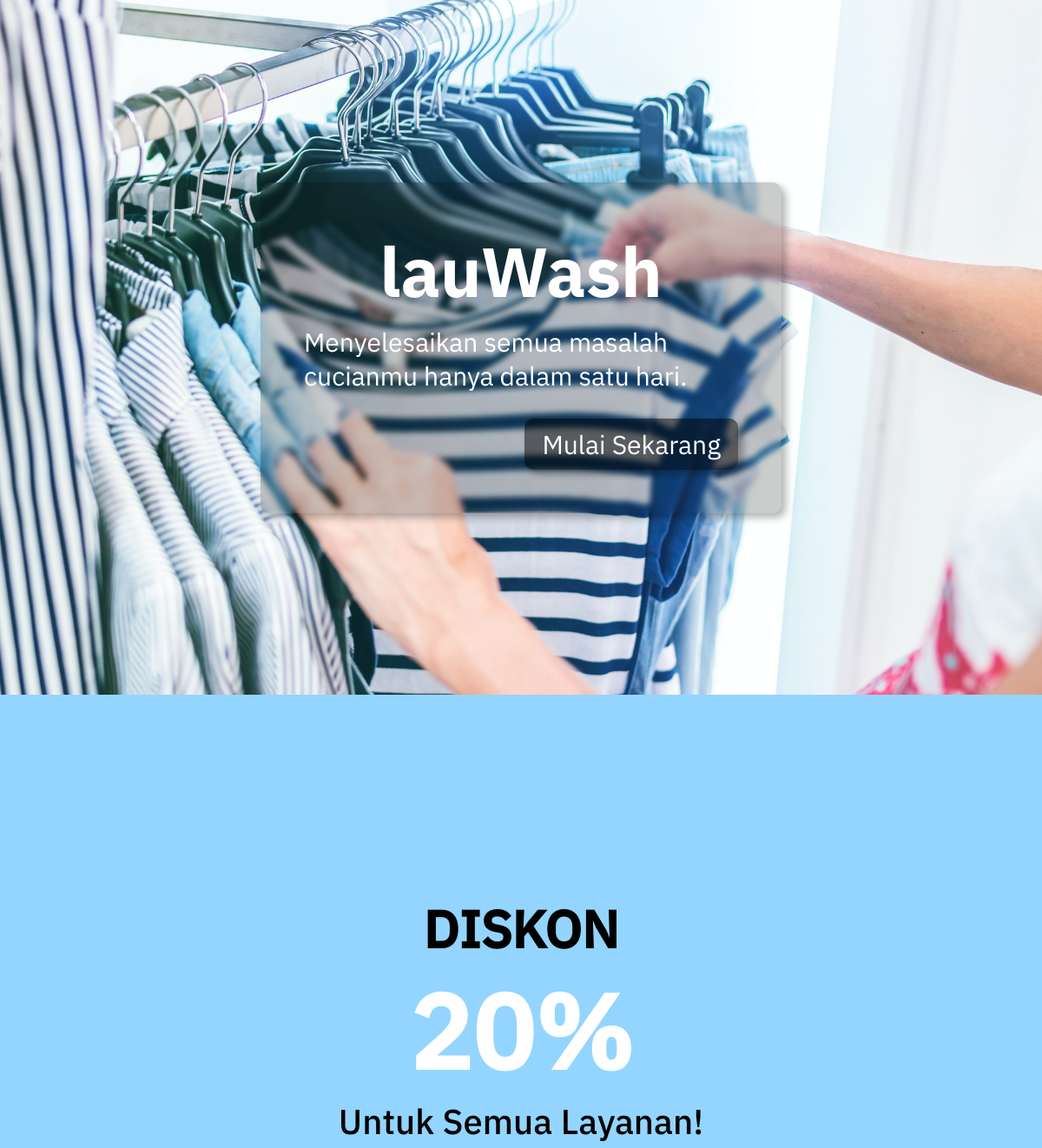
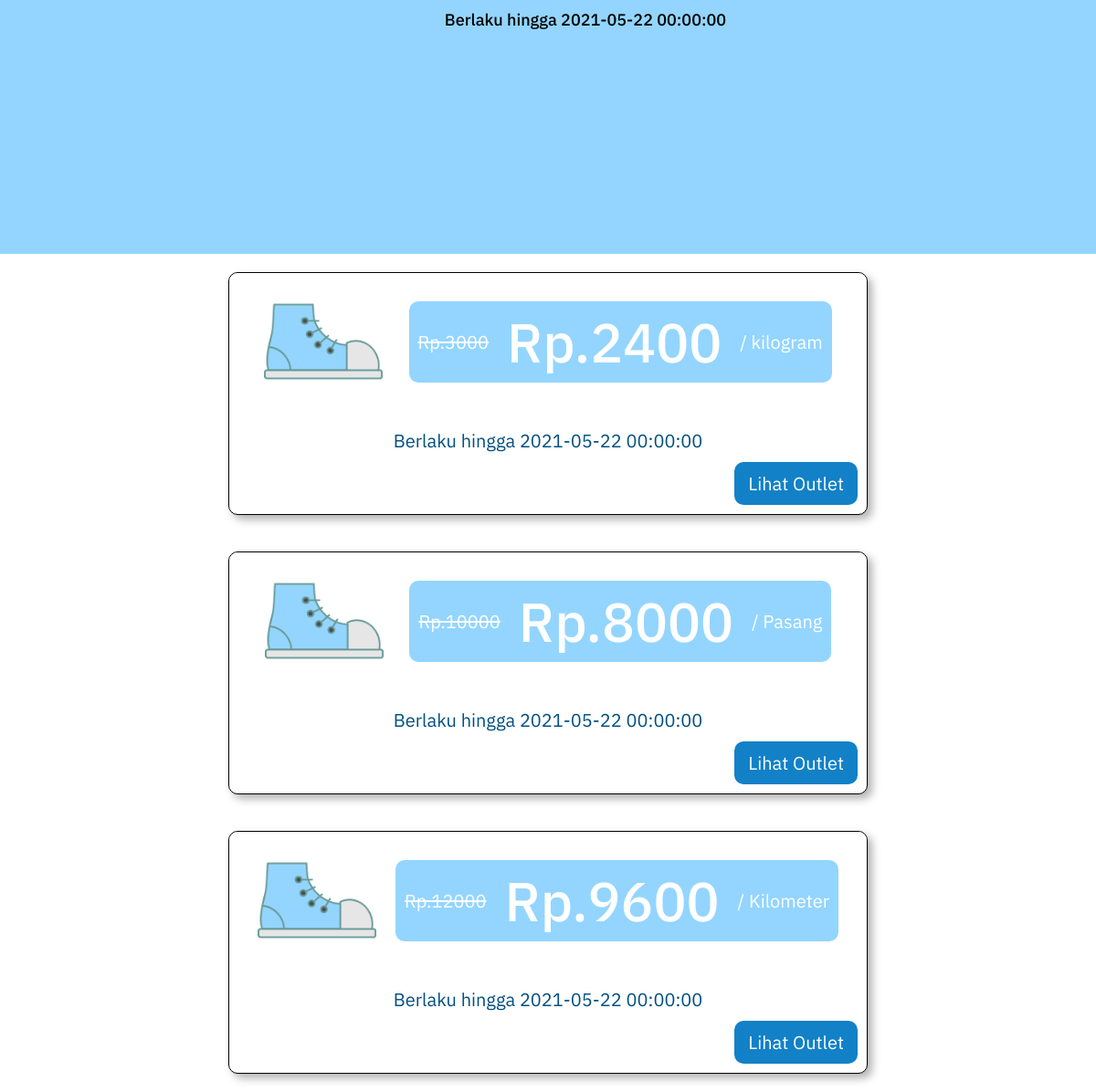
The page /public/index.php on the database its author committed (2 pictures, top to bottom).
### tables this page shows
CREATE TABLE `paket` (
  `id` char(25) NOT NULL,
  `id_outlet` char(25) NOT NULL,
  `id_diskon` char(25) DEFAULT NULL,
  `layanan` enum('kilogram','bed cover','jeans','selimut','sepatu','delivery','fast wash') NOT NULL,
  `nama` varchar(100) NOT NULL,
  `service` text NOT NULL,
  `harga` int(11) NOT NULL,
  `final_harga` int(11) DEFAULT NULL
);

CREATE TABLE `diskon` (
  `id` char(25) NOT NULL,
  `nama` varchar(100) NOT NULL,
  `diskon` int(3) NOT NULL,
  `semua_layanan` tinyint(1) NOT NULL,
  `berlangsung` tinyint(1) NOT NULL,
  `date_end` datetime NOT NULL
);

### app/core/Controller.php (called while the page is built, shortened)
<?php
class Controller {
    public function view($view, $data = []) {
        require_once "../app/views/" . $view . ".php";
    }
    public function model($model) {
        return new $model;
    }
}

### app/controllers/Home.php (called while the page is built, shortened)
<?php
class Home extends Controller {
    public function index() {
        $data['allservice'] = $this->model("Diskon_model")->getDiskonAllService();
        $data['paketdiskon'] = $this->model("Paket_model")->getOnlyPaketDiskon();
        $data['css'] = array("landing");
        $this->view("templates/header", $data);
        $this->view("home/index", $data);
        $this->view("templates/footer");
    }
}

### app/core/App.php (called while the page is built, shortened)
<?php
class App {
    private $controller = "Home";
    private $method = "index";
    private $params = [];
    public function __construct() {
        call_user_func_array([$this->controller, $this->method], $this->params);
    }
    private function setController($url) {
        $this->controller = new $this->controller;
        return $url;
    }
}

### public/index.php (called while the page is built, shortened)
<?php
$app = new App;

### app/core/Database.php (called while the page is built, shortened)
<?php
class Database {
    private $host = HOST;
    private $user = USER;
    private $password = PASSWORD;
    private $db_name = DB_NAME;
    private $db_handle;
    private $statement;
    public function __construct() {
        $dsn = "mysql:host=" . $this->host . ";dbname=" . $this->db_name;
        $options = [
            PDO::ATTR_PERSISTENT => true,
            PDO::ATTR_ERRMODE => PDO::ERRMODE_EXCEPTION
        ];
        try {
            $this->db_handle = new PDO($dsn, $this->user, $this->password, $options);
        } catch (PDOException $err) {
            die($err->getMessage());
        }
    }
    public function query($query) {
        $this->statement = $this->db_handle->prepare($query);
    }
    public function execute() {
        $this->statement->execute();
    }
    public function resultSet() {
        $this->execute();
        return $this->statement->fetchAll(PDO::FETCH_ASSOC);
    }
    public function result() {
        $this->execute();
        return $this->statement->fetch(PDO::FETCH_ASSOC);
    }
}

### app/models/Diskon_model.php (called while the page is built, shortened)
<?php
class Diskon_model {
    protected $table = "diskon";
    protected $db;
    public function __construct() {
        $this->db = new Database;
    }
    public function getDiskonAllService() {
        $query = "SELECT diskon, date_end FROM $this->table WHERE semua_layanan = true AND berlangsung = true";
        $this->db->query($query);
        return $this->db->result();
    }
}

### app/models/Paket_model.php (called while the page is built, shortened)
<?php
class Paket_model {
    protected $table = "paket";
    protected $db;
    public function __construct() {
        $this->db = new Database;
    }
    public function getOnlyPaketDiskon() {
        $query = "SELECT `$this->table`.id_diskon, `$this->table`.id_outlet, `$this->table`.layanan, `$this->table`.harga, `$this->table`.final_harga, diskon.date_end FROM $this->table INNER JOIN diskon ON diskon.id = `$this->table`.id_diskon";
        $this->db->query($query);
        return $this->db->resultSet();
    }
}

### app/views/home/index.php (the view, shortened to what this page needs)
<main id="landing">
    <img src="<?= BASEURL ?>/img/bg/landing3.jpg" alt="landing">
    <section id="landing-section">
        <div class="blur">
            <h1>lauWash</h1>
            <p>Menyelesaikan semua masalah cucianmu hanya dalam satu hari.</p>
            <a href="<?= BASEURL ?>/auth/register">Mulai Sekarang</a>
        </div>
    </section>
</main>
<?php if($data["allservice"] != NULL) : ?>
    <main id="full-discount">
        <h1 class="diskon">DISKON</h1>
        <h1 class="jumlah"><?= $data["allservice"]['diskon'] ?>%</h1>
        <p class="detail">Untuk Semua Layanan!</p>
        <p class="date">Berlaku hingga <?= $data["allservice"]['date_end'] ?></p>
    </main>
<?php endif ; ?>
<main id="card-diskon">
    <?php foreach ($data['paketdiskon'] as $diskon) : ?>
        <div class="card">
            <div class="card-body">
                <img src="<?= BASEURL ?>/img/sepatu.png" alt="Image of sepatu">
                <p>
                    <span class="actual-harga">Rp.<?= $diskon['harga'] ?> </span>
                    <span class="diskon-harga">Rp.<?= $diskon['final_harga'] ?></span> /
                    <?php
                        switch ($diskon['layanan']) {
                            case 'delivery':
                                echo "Kilometer";
                                break;
                            case 'sepatu':
                                echo "Pasang";
                                break;
                            default:
                                echo $diskon['layanan'];
                                break;
                        }
                    ?>
                </p>
            </div>
            <div class="card-footer">
                <p class="date">Berlaku hingga <?= $diskon['date_end'] ?></p>
                <a class="link" href="<?= BASEURL ?>/service/detailoutlet/<?= $diskon['id_outlet'] ?>">Lihat Outlet</a>
            </div>
        </div>
    <?php endforeach; ?>
</main>

### app/views/templates/header.php (shortened to what this page needs)
<html lang="en">
<head>
    <link rel="stylesheet" href="<?= BASEURL ?>/css/style.css?v=4">
    <?php if(isset($data['css'])) : ?>
        <?php foreach($data['css'] as $css) : ?>
            <link rel="stylesheet" href="<?= BASEURL ?>/css/<?= $css ?>.css?v=12">
        <?php endforeach; ?>
    <?php endif; ?>
</head>

### app/views/templates/footer.php (shortened to what this page needs)
</body>
</html>

### public/css/style.css (style rules this page uses)
* { list-style-type: none; margin: 0; padding: 0; box-sizing: border-box; text-decoration: none; font-size: 15px; font-family: "IBM-Regular"; color: black; }
body, html { min-height: 100vh; min-width: 100vw; overflow-x: hidden; }
.card-body { border: 1px solid #8a8a8a; border-radius: 5px; box-shadow: 3px 3px 10px 0px rgba(0,0,0,0.31); background-color: #fff; transition: 300ms ease-in-out; }
@media screen and (min-width: 800px) { * { font-size: 20px; } }

### public/css/landing.css (style rules this page uses)
main { min-height: 100vh; min-width: 100vw; }
#landing { position: relative; }
#full-discount { display: grid; place-content: center; background: #93d5ff; }
#full-discount > * { font-family: "IBM-Medium"; }
#full-discount h1.diskon { font-size: 3rem; }
#full-discount h1.jumlah { font-size: 6rem; color: white; }
#full-discount p.detail { font-size: 2rem; text-align: center; }
#full-discount p.date { margin: 15px; font-size: 0.9rem; text-align: right; }
main img { object-fit: cover; height: 100%; width: 100%; object-position: center; }
h1 { display: flex; justify-content: space-evenly; align-items: center; }
section#landing-section { position: absolute; top: 0; left: 0; right: 0; bottom: 0; display: flex; justify-content: center; align-items: center; height: 100%; }
.blur { height: auto; width: fit-content; width: -moz-fit-content; padding: 50px; box-shadow: 5px 5px 10px 0px rgba(0,0,0,0.30); backdrop-filter: blur(3px); background-color: rgba(0,0,0,0.2); }
.blur h1 { font-size: 4rem; margin-bottom: 10px; font-family: "IBM-bold"; }
.blur > * { color: white; text-align: left; max-width: 500px; font-size: 1.5rem; }
.blur a { padding: 10px 20px; margin-top: 30px; display: block; background-color: rgba(0,0,0,0.5); border-radius: 10px; margin-left: auto; width: fit-content; width: -moz-fit-content; transition: all 300ms ease-in-out; box-shadow: 5px 5px 10px 0px rgba(0,0,0,0.30); }
#card-diskon { max-width: 700px; display: flex; flex-direction: column; align-items: center; margin-top: 10px; min-height: auto !important; margin: 0; }
.card { height: auto; border-radius: 10px; transition: all 300ms ease-in-out; max-width: 700px; width: 90vw; background: #93d5ff; margin: 30px 0; }
.card-body { display: flex; align-items: center; justify-content: space-evenly; box-shadow: none; border: none; flex-direction: column; background: #93d5ff; }
.card-body img { max-height: 130px; max-width: 130px; object-fit: contain; object-position: center; }
.card-body p { display: flex; align-items: baseline; padding: 10px; background: #ffffff; color: #93d5ff; border-radius: 10px; flex-direction: column; align-items: flex-end; box-shadow: 5px 5px 10px 0px rgba(0,0,0,0.30); }
.card-body .actual-harga { text-decoration: line-through; border-radius: 10px; color: #93d5ff; }
.card-body .diskon-harga { font-family: 'IBM-Medium'; font-size: 3rem; padding: 5px 10px; margin: 0 10px; color: #93d5ff; border-radius: 10px; }
.card-footer { display: flex; margin: 10px; flex-direction: column; }
.link { background-color: #1281c7; padding: 10 15px; border-radius: 10px; color: white; transition: 200ms ease-in-out; width: fit-content; width: -moz-fit-content; margin-left: auto; }
.card-footer p { font-size: 1rem; margin-bottom: 10px; color: #014f80; margin: 10px auto; }
@media screen and (min-width: 600px) { section { align-items: center; backdrop-filter: none; background: transparent; justify-content: center; } }
@media screen and (min-width: 600px) { .blur { border-radius: 10px; } }
@media screen and (min-width: 600px) { .card { margin: 20px auto; background-color: #fff; border: 1px solid black; box-shadow: 5px 5px 10px 0px rgba(0,0,0,0.30); } }
@media screen and (min-width: 600px) { .card-body { flex-direction: row; background: rgb(255, 255, 255); border-radius: 10px; padding: 10px; } }
@media screen and (min-width: 600px) { .card-body p { padding: 0 10px; background: #93d5ff; color: white; flex-direction: row; align-items: center; box-shadow: none; } }
@media screen and (min-width: 600px) { .card-body .actual-harga, .card-body .diskon-harga { color: white; } }

### rows shown on the page
paket: harga "3000", final_harga "2400", layanan "kilogram", id_diskon.date_end "2021-05-22 00:00:00"
paket: harga "10000", final_harga "8000", layanan "Pasang", id_diskon.date_end "2021-05-22 00:00:00"
paket: harga "12000", final_harga "9600", layanan "Kilometer", id_diskon.date_end "2021-05-22 00:00:00"

### other values the page prints
$data["allservice"]['diskon'] "20"
$data["allservice"]['date_end'] "2021-05-22 00:00:00"
